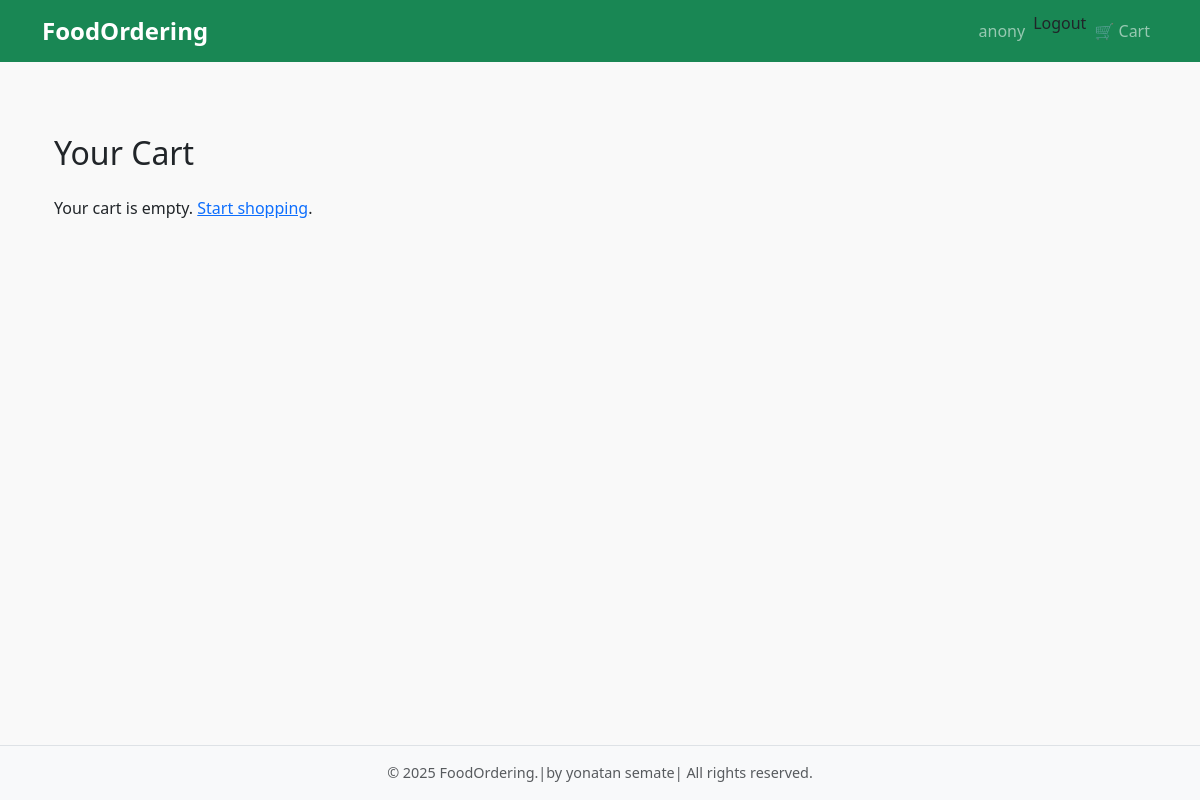
Before: /cart/cart/ (signed in) with the older database file.
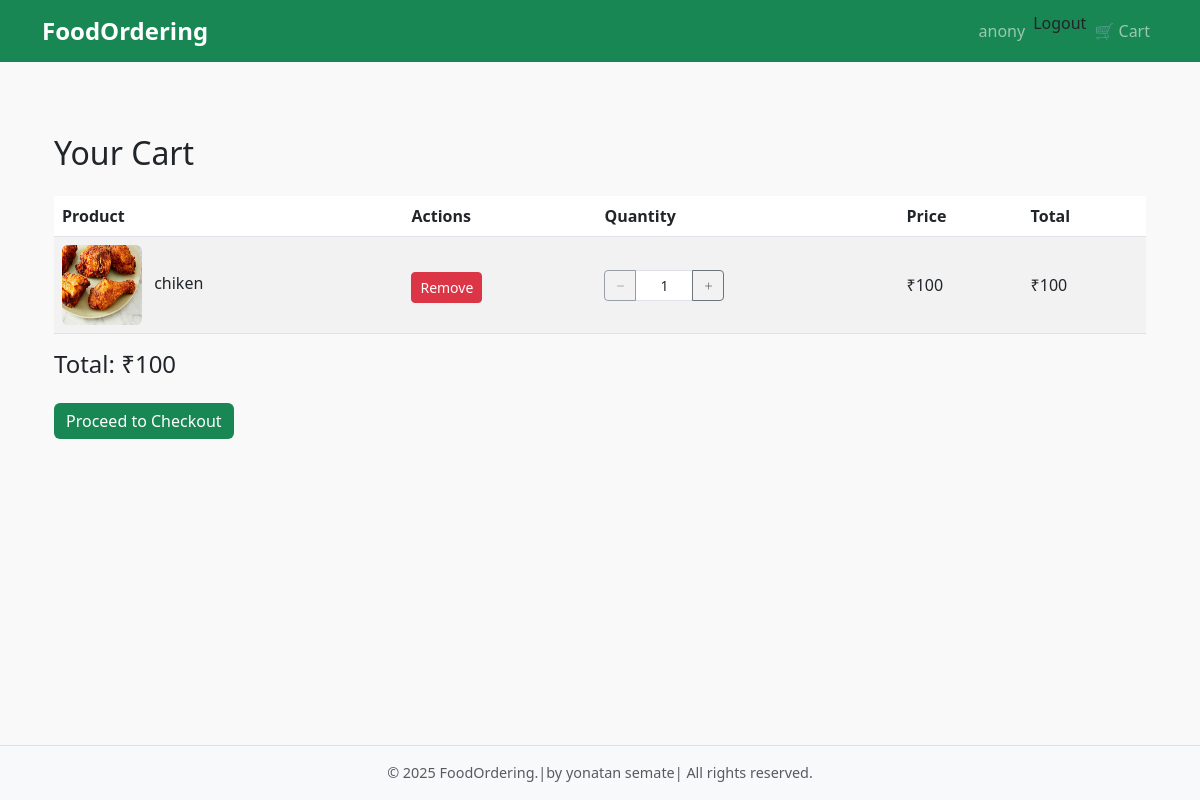
After: the same page with the newer database file.
### cart/models.py (models this page shows, shortened)
class CartItem(models.Model):
    user = models.ForeignKey(
        User, on_delete=models.CASCADE, null=True, blank=True
    )  # new
    session_key = models.CharField(
        max_length=100, blank=True
    )  # allow blank for logged-in users
    product = models.ForeignKey(Product, on_delete=models.CASCADE)
    quantity = models.PositiveIntegerField(default=1)
    @property
    def total_price(self):
        return self.quantity * self.product.product_price

### products/models.py (models this page shows, shortened)
class BaseModel(models.Model):
    uid = models.UUIDField(default=uuid.uuid4, editable=False, primary_key=True)
    created_at = models.DateField(auto_now_add=True)
    update_at = models.DateField(auto_now=True)
    class Meta:
        abstract = True

class ProductImages(BaseModel):
    product = models.ForeignKey(
        Product, on_delete=models.CASCADE, related_name="images"
    )
    product_images = models.ImageField(upload_to="products/", blank=True, null=True)

class Product(BaseModel):
    product_name = models.CharField(max_length=100)
    product_slug = models.SlugField(unique=True)
    product_description = models.TextField()
    product_price = models.IntegerField(default=0)
    product_demo_price = models.IntegerField(default=0)

### cart/views.py (the view)
# urls.py: path("cart/", views.view_cart, name="cart_detail"),
def view_cart(request):
    if request.user.is_authenticated:
        cart_items = CartItem.objects.filter(user=request.user)
    else:
        session_key = request.session.session_key
        if not session_key:
            request.session.create()
            session_key = request.session.session_key
        cart_items = CartItem.objects.filter(session_key=session_key)
    total = sum(item.total_price for item in cart_items)
    request.session["cart_count"] = cart_items.count()
    return render(request, "cart/cart.html", {"cart_items": cart_items, "total": total})

### cart/templates/cart/cart.html (shortened to what this page needs)
{% extends 'base.html' %}
{% block content %}
<div class="container mt-5">
    <h2 class="mb-4">Your Cart</h2>
    {% if cart_items %}
    <table class="table table-striped align-middle">
        <thead>
            <tr>
                <th>Product</th>
                <th>Actions</th>
                <th>Quantity</th>
                <th>Price</th>
                <th>Total</th>
            </tr>
        </thead>
        <tbody>
            {% for item in cart_items %}
            <tr>
                <td>
                    {% with item.product.images.first as image %}
                        {% if image %}
                            <img src="{{ image.product_images.url }}" width="80" height="80" alt="product image" class="me-2 rounded">
                        {% endif %}
                    {% endwith %}
                    {{ item.product.product_name }}
                </td>
                <td>
                    <form method="POST" action="{% url 'cart_update' item.product.uid %}" class="d-inline">
                        <button type="submit" name="action" value="remove" class="btn btn-danger btn-sm mt-1">Remove</button>
                    </form>
                </td>
                <td>
                    <form method="POST" action="{% url 'cart_update' item.product.uid %}">
                        <div class="input-group" style="max-width: 120px;"><button type="submit" name="action" value="decrement" class="btn btn-outline-secondary btn-sm" {% if item.quantity == 1 %}disabled{% endif %}>
                            <i class="bi bi-dash"></i>
                        </button>
                        <input type="text" value="{{ item.quantity }}" class="form-control text-center form-control-sm" readonly>
                        <button type="submit" name="action" value="increment" class="btn btn-outline-secondary btn-sm">
                            <i class="bi bi-plus"></i>
                        </button>
                        </div>
                    </form>
                </td>
                <td>₹{{ item.product.product_price }}</td>
                <td>₹{{ item.total_price }}</td>
            </tr>
            {% endfor %}
        </tbody>
    </table>
    <h4>Total: ₹{{ total }}</h4>
    <a href="{% url 'checkout' %}" class="btn btn-success mt-3">Proceed to Checkout</a>
    {% else %}
    <p>Your cart is empty. <a href="{% url 'product_list' %}">Start shopping</a>.</p>
    {% endif %}
</div>
{% endblock %}

### templates/base.html (shortened to what this page needs)
{% load static %}
<!DOCTYPE html>
<html lang="en">
<head>
    <link href="https://cdn.jsdelivr.net/npm/bootstrap@5.3.0/dist/css/bootstrap.min.css" rel="stylesheet" />
    <link rel="stylesheet" href="https://cdn.jsdelivr.net/npm/bootstrap-icons@1.11.3/font/bootstrap-icons.css">
    <link rel="stylesheet" href="{% static 'css/style.css' %}" />
</head>
<body class="d-flex flex-column min-vh-100">
<nav class="navbar navbar-expand-lg navbar-dark bg-success">
  <div class="container">
    <a class="navbar-brand" href="{% url 'product_list' %}">FoodOrdering</a>
    <div class="collapse navbar-collapse" id="navbarNav">
      <ul class="navbar-nav ms-auto">
        {% if user.is_authenticated %}
          <li class="nav-item">
            <a class="nav-link" href="#">{{ user.username }}</a>
          </li>
          <li class="nav-item">
            <form method="post" action="{% url 'logout' %}" class="d-inline">
              <button type="submit" class="nav-link btn btn-link p-0" style="color: inherit; text-decoration: none;">
                  Logout
              </button>
          </form>
          </li>
        {% endif %}
        <li class="nav-item">
          <a class="nav-link position-relative" href="{% url 'cart_detail' %}">
            🛒 Cart
          </a>
        </li>
      </ul>
    </div>
  </div>
</nav>
<main class="container my-4 flex-grow-1">
  {% block content %}{% endblock %}
</main>
<footer class="bg-light text-center py-3 mt-auto border-top">
  <p class="mb-0 text-muted">&copy; 2025 FoodOrdering.|by yonatan semate| All rights reserved.</p>
</footer>
</body>
</html>

### static/css/style.css (style rules this page uses)
body { font-family: "Segoe UI", sans-serif; background-color: #f9f9f9; margin: 0; padding: 0; }
.navbar-brand { font-weight: 600; font-size: 1.5rem; }
footer { background: #f8f9fa; color: #555; font-size: 0.9rem; border-top: 1px solid #ddd; padding: 1rem 0; }
.table th, .table td { vertical-align: middle; }
.btn-success { background-color: #198754; border: none; transition: background-color 0.3s ease; }
.nav-link { font-weight: 500; }

Changed rows visible on the page:
added CartItem: product.images.first.product_images (picture), product.product_name "chiken", quantity "1", product.product_price "100", total_price "100"
Other visible differences:
{{ total }}: (not shown) → "100"
text no longer shown: "Your cart is empty. Start shopping ."
text now shown: "Product Actions Quantity Price Total Total: ₹ Proceed to Checkout"
